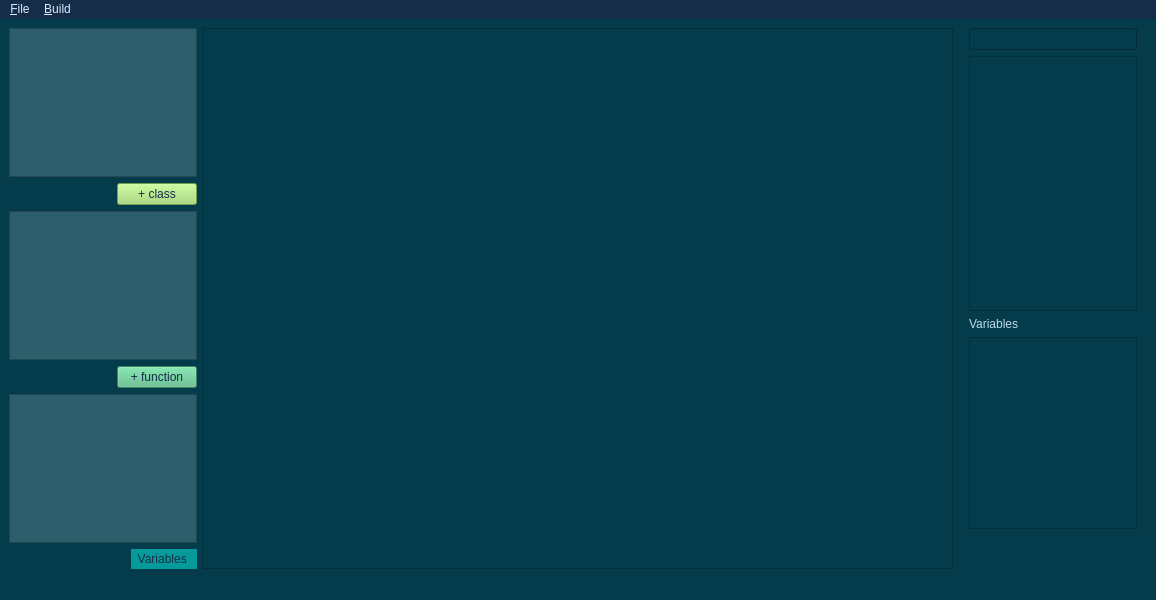
<?xml version="1.0" encoding="UTF-8"?>
<ui version="4.0">
 <class>MainWindow</class>
 <widget class="QMainWindow" name="MainWindow">
  <property name="geometry">
   <rect>
    <x>0</x>
    <y>0</y>
    <width>1156</width>
    <height>600</height>
   </rect>
  </property>
  <property name="windowTitle">
   <string>MainWindow</string>
  </property>
  <property name="styleSheet">
   <string notr="true">background-color:#043c4c;
border-color: rgb(21, 45, 73);</string>
  </property>
  <widget class="QWidget" name="centralwidget">
   <property name="sizePolicy">
    <sizepolicy hsizetype="Preferred" vsizetype="Preferred">
     <horstretch>0</horstretch>
     <verstretch>0</verstretch>
    </sizepolicy>
   </property>
   <layout class="QHBoxLayout" name="horizontalLayout" stretch="1,4,1">
    <item>
     <layout class="QVBoxLayout" name="verticalLayout" stretch="0,0,0,0,0,0">
      <property name="spacing">
       <number>6</number>
      </property>
      <property name="sizeConstraint">
       <enum>QLayout::SetMaximumSize</enum>
      </property>
      <item>
       <widget class="QListWidget" name="ClassView">
        <property name="styleSheet">
         <string notr="true">background-color: rgb(44, 94, 107);
color : rgb(255, 255, 255);
</string>
        </property>
       </widget>
      </item>
      <item>
       <layout class="QHBoxLayout" name="horizontalLayout_2">
        <item>
         <spacer name="horizontalSpacer">
          <property name="orientation">
           <enum>Qt::Horizontal</enum>
          </property>
          <property name="sizeHint" stdset="0">
           <size>
            <width>40</width>
            <height>20</height>
           </size>
          </property>
         </spacer>
        </item>
        <item>
         <widget class="QPushButton" name="AddClass">
          <property name="sizePolicy">
           <sizepolicy hsizetype="Fixed" vsizetype="Fixed">
            <horstretch>0</horstretch>
            <verstretch>0</verstretch>
           </sizepolicy>
          </property>
          <property name="layoutDirection">
           <enum>Qt::RightToLeft</enum>
          </property>
          <property name="styleSheet">
           <string notr="true">background-color: rgb(159, 216, 107);
color: rgb(21, 45, 73);

</string>
          </property>
          <property name="text">
           <string>+ class</string>
          </property>
          <property name="flat">
           <bool>false</bool>
          </property>
         </widget>
        </item>
       </layout>
      </item>
      <item>
       <widget class="QListWidget" name="FunctionView">
        <property name="styleSheet">
         <string notr="true">background-color: rgb(44, 94, 107);
color : rgb(255, 255, 255);
</string>
        </property>
       </widget>
      </item>
      <item>
       <layout class="QHBoxLayout" name="horizontalLayout_3">
        <item>
         <spacer name="horizontalSpacer_2">
          <property name="orientation">
           <enum>Qt::Horizontal</enum>
          </property>
          <property name="sizeHint" stdset="0">
           <size>
            <width>40</width>
            <height>20</height>
           </size>
          </property>
         </spacer>
        </item>
        <item>
         <widget class="QPushButton" name="AddFunction">
          <property name="sizePolicy">
           <sizepolicy hsizetype="Fixed" vsizetype="Fixed">
            <horstretch>0</horstretch>
            <verstretch>0</verstretch>
           </sizepolicy>
          </property>
          <property name="layoutDirection">
           <enum>Qt::RightToLeft</enum>
          </property>
          <property name="styleSheet">
           <string notr="true">background-color: #53ba83;
color: rgb(21, 45, 73);
</string>
          </property>
          <property name="text">
           <string>+ function</string>
          </property>
          <property name="flat">
           <bool>false</bool>
          </property>
         </widget>
        </item>
       </layout>
      </item>
      <item>
       <widget class="QListWidget" name="VariablesView">
        <property name="styleSheet">
         <string notr="true">background-color: rgb(44, 94, 107);
color : rgb(255, 255, 255);
</string>
        </property>
       </widget>
      </item>
      <item>
       <layout class="QHBoxLayout" name="horizontalLayout_4">
        <item>
         <spacer name="horizontalSpacer_3">
          <property name="orientation">
           <enum>Qt::Horizontal</enum>
          </property>
          <property name="sizeHint" stdset="0">
           <size>
            <width>40</width>
            <height>20</height>
           </size>
          </property>
         </spacer>
        </item>
        <item>
         <widget class="QLabel" name="label">
          <property name="styleSheet">
           <string notr="true">background-color: rgb(5, 155, 154);
color: rgb(21, 45, 73);</string>
          </property>
          <property name="text">
           <string>  Variables   </string>
          </property>
         </widget>
        </item>
       </layout>
      </item>
     </layout>
    </item>
    <item>
     <widget class="CustomGraphicsView" name="StagingArea"/>
    </item>
    <item>
     <layout class="QVBoxLayout" name="verticalLayout_3" stretch="0,2,0,0,0">
      <property name="leftMargin">
       <number>10</number>
      </property>
      <property name="rightMargin">
       <number>10</number>
      </property>
      <item>
       <widget class="SearchBar" name="searchBar"/>
      </item>
      <item>
       <widget class="QListWidget" name="listWidget">
        <property name="styleSheet">
         <string notr="true">color: rgb(189, 221, 235)</string>
        </property>
       </widget>
      </item>
      <item>
       <widget class="QLabel" name="label_2">
        <property name="styleSheet">
         <string notr="true">color : rgb(189, 221, 235)</string>
        </property>
        <property name="text">
         <string>Variables</string>
        </property>
       </widget>
      </item>
      <item>
       <widget class="QListWidget" name="listVars">
        <property name="styleSheet">
         <string notr="true">color : rgb(189, 221, 235)</string>
        </property>
       </widget>
      </item>
      <item>
       <spacer name="verticalSpacer">
        <property name="orientation">
         <enum>Qt::Vertical</enum>
        </property>
        <property name="sizeHint" stdset="0">
         <size>
          <width>20</width>
          <height>40</height>
         </size>
        </property>
       </spacer>
      </item>
     </layout>
    </item>
   </layout>
  </widget>
  <widget class="QMenuBar" name="menubar">
   <property name="geometry">
    <rect>
     <x>0</x>
     <y>0</y>
     <width>1156</width>
     <height>22</height>
    </rect>
   </property>
   <property name="styleSheet">
    <string notr="true">background-color: rgb(21, 45, 73);
color: rgb(220, 234, 251);</string>
   </property>
   <widget class="QMenu" name="menuFile">
    <property name="title">
     <string>&amp;File</string>
    </property>
    <addaction name="actionRestart"/>
    <addaction name="actionQuit"/>
   </widget>
   <widget class="QMenu" name="menuBuild">
    <property name="title">
     <string>&amp;Build</string>
    </property>
    <addaction name="actionCompile"/>
    <addaction name="actionRun"/>
    <addaction name="actionOpen_Code"/>
    <addaction name="actionFormat_Code"/>
   </widget>
   <addaction name="menuFile"/>
   <addaction name="menuBuild"/>
  </widget>
  <widget class="QStatusBar" name="statusbar"/>
  <action name="actionCompile">
   <property name="text">
    <string>&amp;Compile</string>
   </property>
  </action>
  <action name="actionRun">
   <property name="text">
    <string>&amp;Run</string>
   </property>
  </action>
  <action name="actionQuit">
   <property name="text">
    <string>Quit</string>
   </property>
  </action>
  <action name="actionRestart">
   <property name="text">
    <string>Restart</string>
   </property>
  </action>
  <action name="actionOpen_Code">
   <property name="text">
    <string>Open Code</string>
   </property>
  </action>
  <action name="actionFormat_Code">
   <property name="text">
    <string>Format Code</string>
   </property>
  </action>
 </widget>
 <customwidgets>
  <customwidget>
   <class>CustomGraphicsView</class>
   <extends>QGraphicsView</extends>
   <header>./headers/CustomGraphicsView.h</header>
  </customwidget>
  <customwidget>
   <class>SearchBar</class>
   <extends>QLineEdit</extends>
   <header>./headers/SearchBar.h</header>
  </customwidget>
 </customwidgets>
 <resources/>
 <connections/>
</ui>
